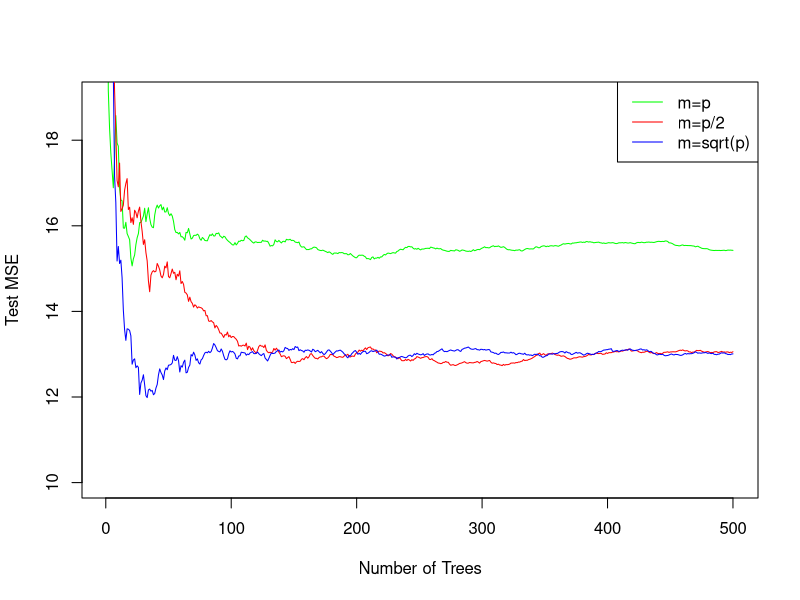

Write R code to recreate this figure.
library(MASS)
library(randomForest)

set.seed(1101)

# Construct the train and test matrices
train = sample(dim(Boston)[1], dim(Boston)[1]/2)
X.train = Boston[train, -14]
X.test = Boston[-train, -14]
Y.train = Boston[train, 14]
Y.test = Boston[-train, 14]

p = dim(Boston)[2] - 1
p.2 = p/2
p.sq = sqrt(p)

rf.boston.p = randomForest(X.train, Y.train, xtest = X.test, ytest = Y.test, 
    mtry = p, ntree = 500)
rf.boston.p.2 = randomForest(X.train, Y.train, xtest = X.test, ytest = Y.test, 
    mtry = p.2, ntree = 500)
rf.boston.p.sq = randomForest(X.train, Y.train, xtest = X.test, ytest = Y.test, 
    mtry = p.sq, ntree = 500)

plot(1:500, rf.boston.p$test$mse, col = "green", type = "l", xlab = "Number of Trees", 
    ylab = "Test MSE", ylim = c(10, 19))
lines(1:500, rf.boston.p.2$test$mse, col = "red", type = "l")
lines(1:500, rf.boston.p.sq$test$mse, col = "blue", type = "l")
legend("topright", c("m=p", "m=p/2", "m=sqrt(p)"), col = c("green", "red", "blue"), 
    cex = 1, lty = 1)